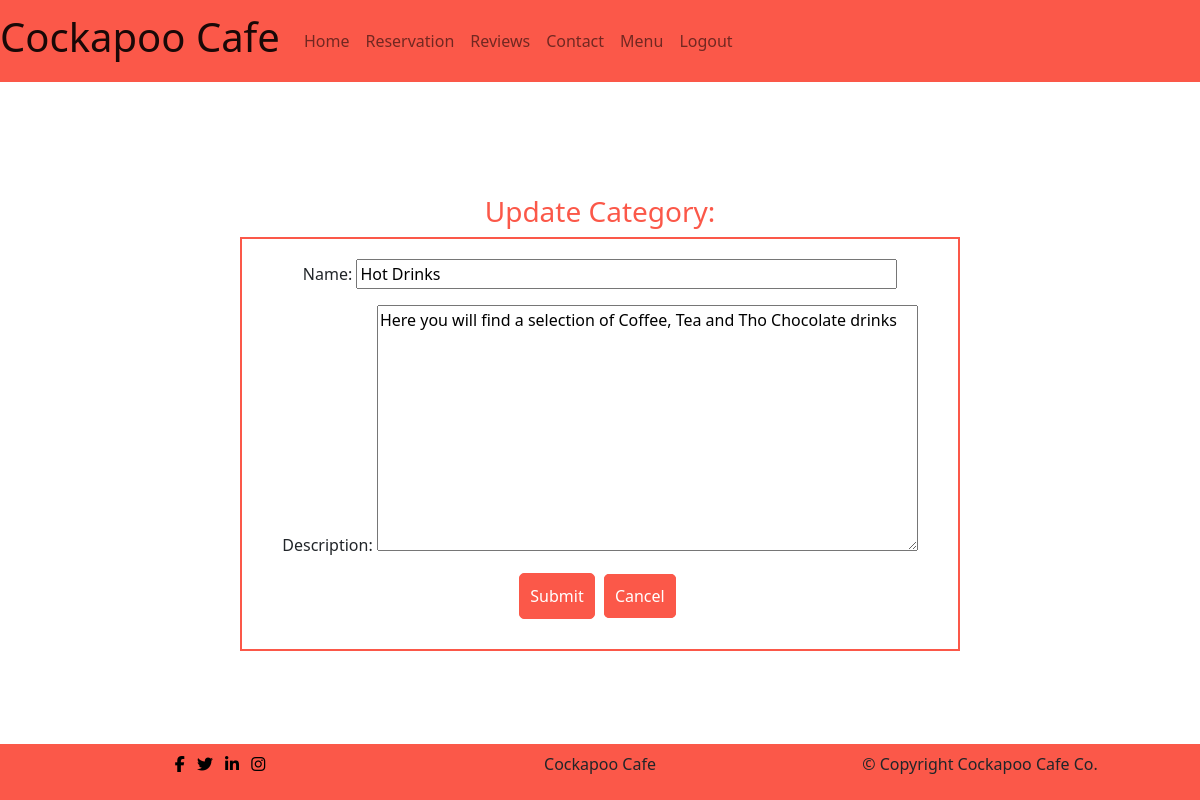
Screenshot of /menu/update-category/1/ (signed in) with the database file from the repository.
### menu/models.py (models this page shows, shortened)
class Category(models.Model):
    name = models.CharField(max_length=200)
    description = models.TextField(blank=False)

### menu/views.py (the view)
# urls.py: path('update-category/<pk>/', views.CategoryUpdateView.as_view(),
class CategoryUpdateView(LoginRequiredMixin, SuccessMessageMixin, UpdateView):
    model = Category
    fields = '__all__'
    template_name = 'menu/update-category.html'
    success_message = "Category has been updated"
    success_url = reverse_lazy('menu')

### menu/templates/menu/update-category.html (shortened to what this page needs)
{% extends 'base.html' %}
{% load static%}
{% block content %}
  {% if user.is_authenticated %}
    <h3>Update Category:</h3>
    <form method="post" enctype="multipart/form-data" class="review-form">
        {{ form.as_p }}
        <button type="submit" class="menu-btn">Submit</button>
        <a class="menu-btn" href="{% url 'menu' %}">Cancel</a>
    </form>
  {% endif %}
{% endblock %}

### static/css/style.css (style rules this page uses)
body { min-height: 100vh; display: flex; flex-direction: column; }
.menu-btn { background-color: #fb5849; color: #fff; border: 1px solid #fb5849; padding: 10px; border-radius: 5px; margin-bottom: 10px; margin-right: 5px; text-decoration: none; }
h3 { color: #fb5849; text-align: center; }
.review-form { width: 60%; margin: 0 auto; padding: 20px; border: 2px solid #fb5849; text-align: center; }
.review-form input, textarea { width: 80%; }

### rows the page displays
Category: name "Hot Drinks", description "Here you will find a selection of Coffee, Tea and Tho Chocolate drinks"
